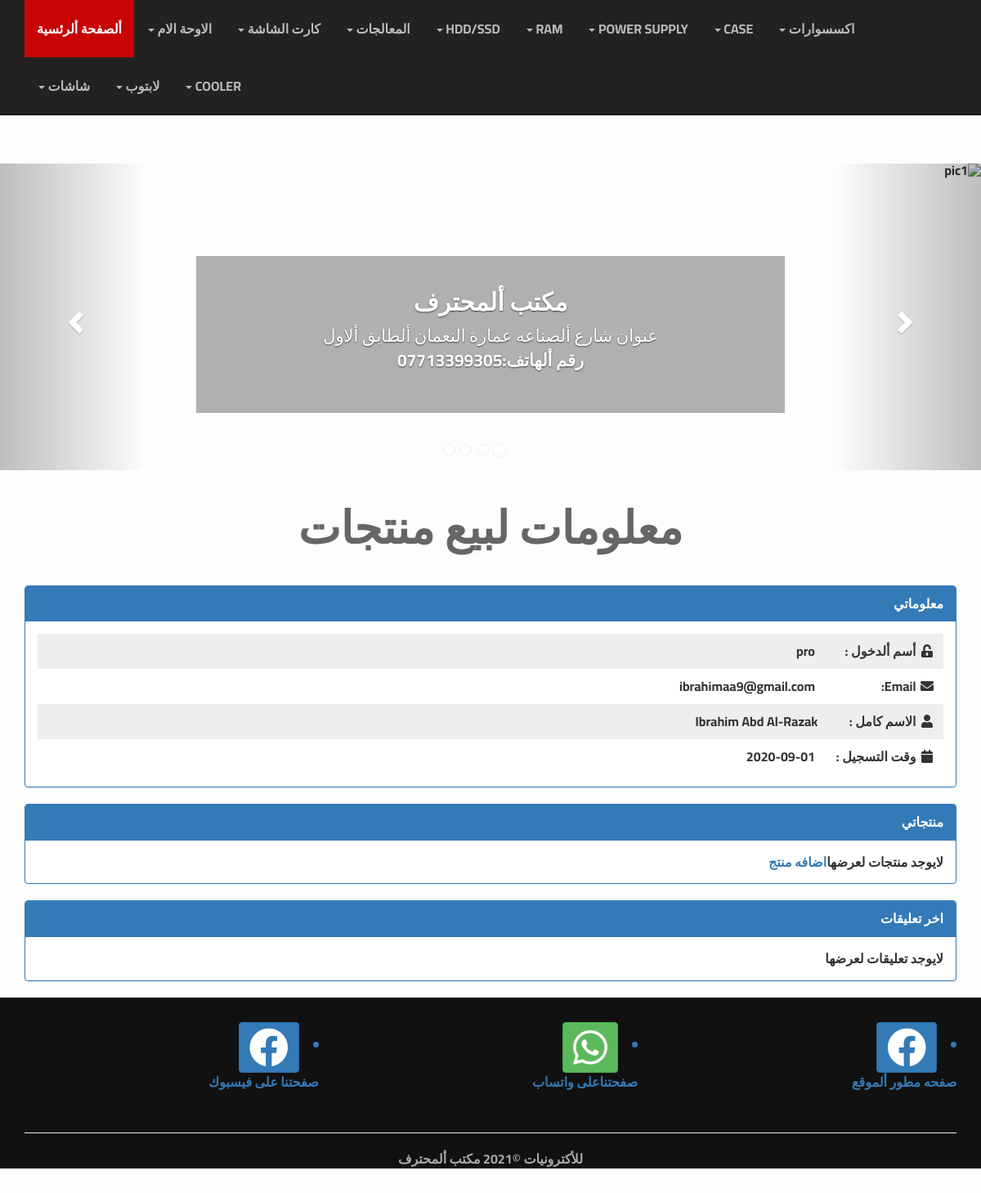
/profile.php (signed in), run on the app's committed database.
### tables this page shows
CREATE TABLE `categories` (
  `ID` int(11) NOT NULL,
  `Name` varchar(255) NOT NULL,
  `Description` text NOT NULL,
  `parent` int(11) NOT NULL,
  `Orderning` int(11) DEFAULT NULL,
  `Visibility` tinyint(4) NOT NULL DEFAULT 0,
  `Allow_Comment` tinyint(4) NOT NULL DEFAULT 0,
  `Allow_Ads` tinyint(4) NOT NULL DEFAULT 0
);

CREATE TABLE `users` (
  `UserID` int(11) NOT NULL COMMENT 'To identify User ',
  `Username` varchar(255) NOT NULL COMMENT 'User name To Login',
  `Password` varchar(255) NOT NULL COMMENT 'Password To login',
  `Email` varchar(255) NOT NULL,
  `FullName` varchar(255) NOT NULL,
  `GroupID` int(11) NOT NULL DEFAULT 0 COMMENT 'identify User Group',
  `TrustStatus` int(11) NOT NULL DEFAULT 0 COMMENT 'Seller Rank',
  `RegStatus` int(11) NOT NULL DEFAULT 0 COMMENT 'User Approval',
  `Date` date NOT NULL,
  `avatar` varchar(255) NOT NULL
);

### init.php (called while the page is built, shortened)
<?php
include 'admin/connect.php';
$tpl='includes/templates/';
$func='includes/fuctions/';
$css='layout/css/';
include $func . 'function.php';
include $tpl . 'header.php';
?>

### includes/fuctions/function.php (called while the page is built, shortened)
<?php
function getAllFrom($filed,$table,$where=NULL,$and=NULL,$orderfield,$ordering="DESC"){
    global $con;
    $getAll=$con->prepare("SELECT $filed From  $table $where $and ORDER BY $orderfield $ordering");
    $getAll->execute();
    $all=$getAll->fetchAll();
    return $all;
}
?>

### profile.php (the view, shortened to what this page needs)
<?php
 include 'init.php';
 if(isset($_SESSION['user'])){
     $getUser=$con->prepare("SELECT * FROM users WHERE Username=? ");
     $getUser->execute(array($sessionUser));
     $info=$getUser->fetch();
     $userid=$info['UserID'];
 ?>
 <h1 class="text-center">معلومات لبيع منتجات</h1>
<div class="information block">
     <div class="container">
     <div class="panel panel-primary">
        <div class="panel-heading">معلوماتي</div>
            <div class="panel-body">
     <ul class="list-unstyled">
    <li>
        <i class="fa fa-unlock-alt fa-fw"></i>
        <span>أسم ألدخول :</span> <?php echo $info['Username'] ?>
    </li>
    <li>
        <i class="fa fa-envelope fa-fw"></i>
        <span> Email:</span> <?php echo $info['Email'] ?>
    </li>
    <li>
        <i class="fa fa-user fa-fw"></i>
        <span> الاسم كامل :</span><?php echo $info['FullName'] ?>
    </li>
    <li>
        <i class="fa fa-calendar fa-fw"></i>
        <span> وقت التسجيل :</span> <?php echo $info['Date'] ?>
    </li>
     </ul>
          </div>
        </div>
    </div>
</div>
<div id="my-ads" class="my-ads block">
     <div class="container">
     <div class="panel panel-primary">
        <div class="panel-heading">منتجاتي</div>
            <div class="panel-body">
<?php
$myIteems=getAllFrom("*","items","where Member_ID=$userid","","Item_ID");
if(! empty($myIteems)){
    echo '<div class="row">';
foreach($myIteems as $items){
    echo '<div class="col-sm-6 col-md-3">';
    echo '<div class="thumbnail item-box">';
    if($items['Approve'] == 0) {echo '<span class="approve-status">أنتظر تفعيل الادارة</span>';}
    echo '<span class="price-tag">$'.$items['Price'] .'</span>';
    if(empty($items['Image'])){
        echo '<img src="layout/imags/emp.jpg" alt="">';
    }else{
    echo "<img class='img-responsive' src='./admin/uploads/image/".$items['Image']."' alt=''>";
    }
    echo '<div class="caption">';
    echo '<h3><a href="items.php?itemid='.$items['Item_ID'].'">'.$items['Name'].'</a></h3>';
    echo '<p>'.$items['Description'] .'</p>';
    echo '<div class="date">'.$items['Add_Date'] .'</div>';
    echo '</div>';
    echo '</div>';
    echo '</div>';
}
    echo '</div>';
}else{
    echo 'لايوجد منتجات لعرضها<a href="newad.php">اضافه منتج</a>';
}
?>
</div>
          </div>
        </div>
    </div>
<div class="my-comments block">
     <div class="container">
     <div class="panel panel-primary">
        <div class="panel-heading">اخر تعليقات </div>
            <div class="panel-body">
      <?php
 $myComments=getAllFrom("comment","comments","where user_id = $userid","","c_id");
if(! empty($myComments)){
foreach($myComments as $comment){
    echo '<p>'. $comment['comment'].'</p>';
}
}else{
    echo 'لايوجد تعليقات لعرضها';
}
      ?>
          </div>
        </div>
    </div>
</div>
<?php
 }else{
     header('Location:login.php');
     exit();
 }
 include $tpl . 'footer.php';
 ?>

### includes/templates/header.php (shortened to what this page needs)
<!DOCTYPE html>
<html lang="en" dir="rtl">
<head>
<link rel="stylesheet" href="<?php echo $css ; ?>bootstrap.min.css">
<link rel="stylesheet" href="<?php echo $css ; ?>solid.css">
<link rel="stylesheet" href="<?php echo $css ; ?>brands.css">
<link rel="stylesheet" href="<?php echo $css ; ?>fontawesome.css">
<link rel="stylesheet" href="<?php echo $css ; ?>hover.css">
<link rel="stylesheet" href="<?php echo $css ; ?>animate.css">
<link rel="stylesheet" href="<?php echo $css ; ?>style.css">
</head>
<body>
<nav class="navbar  navbar-inverse navbar-fixed-top" role="navigation">
<div class="container">
<div class="collapse navbar-collapse" id="ournavbar">
<ul class="nav navbar-nav navbar-right">
<li class="active"><a href="index.php">ألصفحة ألرئسية <span class="sr-only">(current)</span></a></li>
<?php
$allCat=getAllFrom("*","categories","where parent=0","","ID","ASC");
foreach( $allCat as $cat){ ?>
<li class="dropdown">
<?php echo '<a href="categories.php?pageid='.$cat['ID'].'" class="dropdown-toggle"
data-toggle="dropdown" role="button" aria-haspopup="true" aria-expanded="false">'.$cat['Name'].' <span class="caret">
</span>
</a>';
?>
<?php  }; ?>
</li>
</ul>
</div>
</div>
</nav>
<div id="myslid" class="carousel slide" data-ride="carousel">
<ol class="carousel-indicators ">
<li data-target="#myslid" data-slide-to="0" class="active"></li>
<li data-target="#myslid" data-slide-to="1"></li>
<li data-target="#myslid" data-slide-to="2"></li>
<li data-target="#myslid" data-slide-to="3"></li>
</ol>
<div class="carousel-inner" role="listbox">
<div class="item active">
<img src="layout/imags/a.jpg" width="1920" height="600" alt="pic1">
<div class=" carousel-caption">
<h2>مكتب ألمحترف</h2>
<p class="lead">عنوان شارع ألصناعه عمارة النعمان ألطابق ألاول<br> <b> رقم ألهاتف:07713399305</b></p>
</div>
</div>
</div>
<a class="left carousel-control" href="#myslid" role="button" data-slide="prev">
<span class="glyphicon glyphicon-chevron-left" aria-hidden="true"></span>
</a>
<a class="right carousel-control" href="#myslid" role="button" data-slide="next">
<span class="glyphicon glyphicon-chevron-right" aria-hidden="true"></span>
</a>
</div>

### layout/css/solid.css (style rules this page uses)
.fa, .fas { font-family: 'Font Awesome 5 Free'; font-weight: 900; }

### layout/css/style.css (style rules this page uses)
body { background-color: #f4f4f42c; font-size: 16px; height: 3000px; }
h1 { font-size: 55px; margin: 40px 0; font-weight: bold; color: #666; }
h1, h2, h3, span, a, div { font-family: 'Cairo', sans-serif; font-weight: bold; }
.navbar { min-height: 70px; }
.navbar-inverse .navbar-nav>li>a { color: #BBB; padding-top: 25px; padding-bottom: 25px; font-size: 16px; }
.navbar-inverse .navbar-nav>.active>a, .navbar-inverse .navbar-nav>.active>a:focus, .navbar-inverse .navbar-nav>.active>a:hover { background-color: #df0202e0; }
.carousel { margin-top: 200px; }
.carousel-caption { bottom: 70px; background-color: rgba(3, 3, 3, 0.3); padding-right: 20px; padding-left: 20px; }
.carousel-indicators { bottom: 0; }
.carousel-indicators li { height: 15px; width: 15px; border: 1px solid #EEE; }
.carousel-indicators .active { width: 17px; height: 17px; }
.carousel-inner>.item>img { width: 100%; }
.information { margin-top: 20px; }
.information ul { padding: 0; margin: 0; }
.information ul li { padding: 10px; }
.information ul li:nth-child(odd) { background-color: #EEE; }
.information ul li span { display: inline-block; width: 120px; }

### data on the page
categories: Name "الاوحة الام"
categories: Name "كارت الشاشة"
categories: Name "المعالجات"
categories: Name "HDD/SSD"
categories: Name "RAM"
categories: Name "CASE"
categories: Name "اكسسوارات"
categories: Name "شاشات"
categories: Name "لابتوب"
users: Username "pro", Email "ibrahimaa9@gmail.com", FullName "Ibrahim Abd Al-Razak", Date "2020-09-01"
